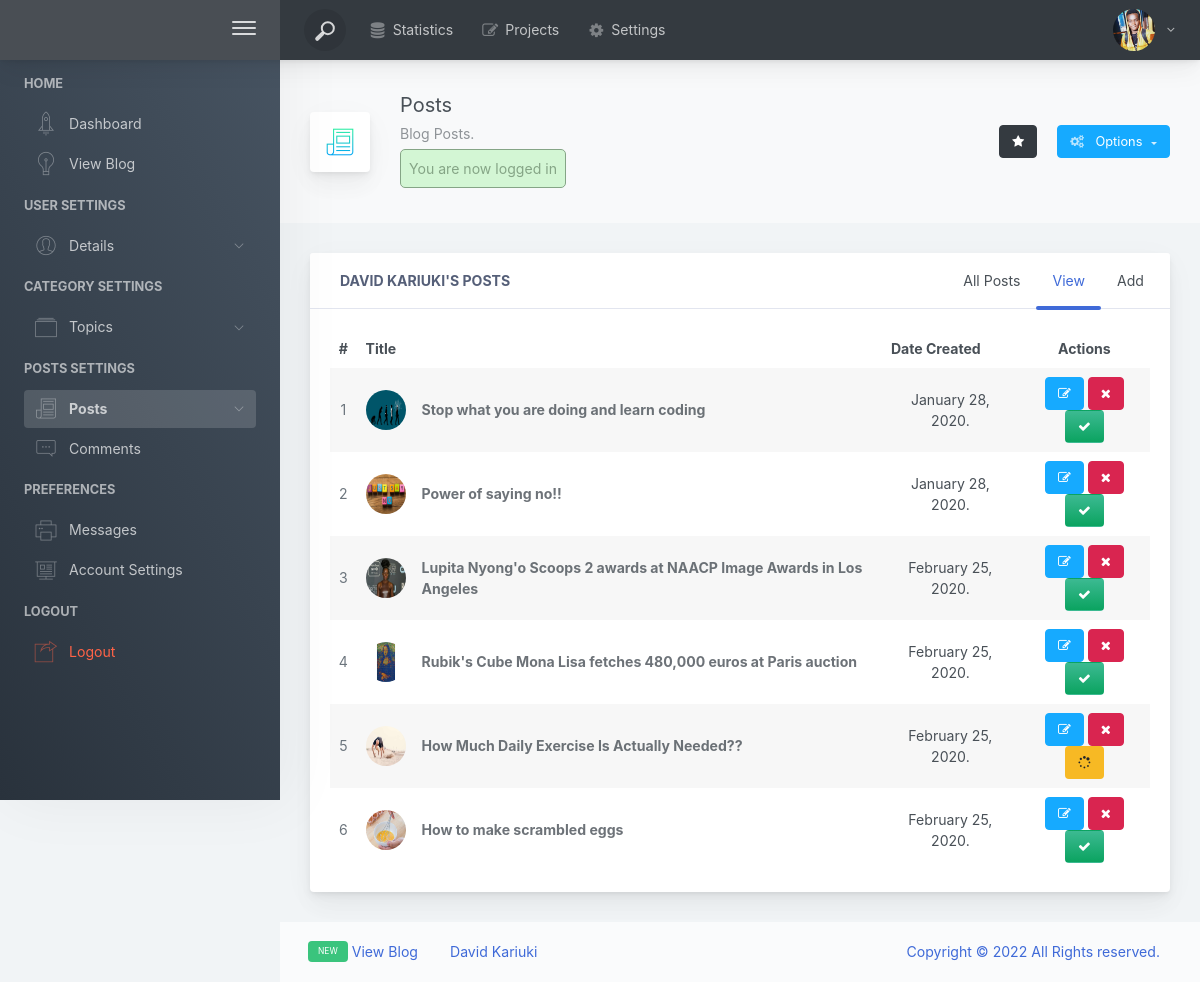
Screenshot of /dashboard/posts/index.php (signed in) with the database file from the repository.
### tables this page shows
CREATE TABLE `users` (
  `id` int(11) NOT NULL,
  `su_admin` tinyint(4) NOT NULL,
  `admin` tinyint(4) NOT NULL,
  `username` varchar(250) NOT NULL,
  `email` varchar(250) NOT NULL,
  `password` varchar(255) NOT NULL,
  `image` varchar(250) DEFAULT NULL,
  `description` varchar(250) DEFAULT NULL,
  `assigned_image` tinyint(4) NOT NULL,
  `date_created` timestamp NOT NULL DEFAULT current_timestamp()
);

CREATE TABLE `posts` (
  `id` int(11) NOT NULL,
  `user_id` int(11) NOT NULL,
  `username` varchar(250) NOT NULL,
  `topic_id` int(11) DEFAULT NULL,
  `title` varchar(255) NOT NULL,
  `image` varchar(255) NOT NULL,
  `body` text NOT NULL,
  `published` tinyint(4) NOT NULL,
  `created_at` timestamp NOT NULL DEFAULT current_timestamp()
);

### dashboard/posts/index.php (the view, shortened to what the rows shown need)
<?php
include (ROOT_PATH . "/app/controllers/posts.php");
$id = $_SESSION['id'];
$image_preview = selectOne('users',['id' => $id]);
$selfPosts = selectAll($table,['user_id' => $id]);
?>
<!doctype html>
<html lang="en">
<head>
    <link href="../../assets/css/pe-icon-7-stroke.css" rel="stylesheet" />
    <link href="../../assets/css/main.css" rel="stylesheet">
    <link href="../../assets/css/dashboard.css" rel="stylesheet">
    <link href="http://maxcdn.bootstrapcdn.com/font-awesome/4.2.0/css/font-awesome.min.css" rel="stylesheet">
</head>
<body>
<div class="app-container app-theme-white body-tabs-shadow fixed-sidebar fixed-header">
    <div class="app-header header-shadow bg-dark header-text-light">
            <div class="app-header__content">
            <div class="app-header-right">
                <div class="header-btn-lg pr-0">
                    <div class="widget-content p-0">
                        <div class="widget-content-wrapper">
                            <div class="widget-content-left">
                                <div class="btn-group">
                                    <a data-toggle="dropdown" aria-haspopup="true" aria-expanded="false" class="p-0 btn">
                                        <?php if ($_SESSION['assigned_image']): ?>
                                            <img width="42" height="42" class="rounded-circle" src="<?php echo BASE_URL . "/assets/img/" . $image_preview['image']; ?>" alt="<?php echo $_SESSION['username']; ?>">
                                        <?php else: ?>
                                            <img width="42" height="42" class="rounded-circle" src="../../assets/img/face-0.jpg" alt="<?php echo $_SESSION['username']; ?>">
                                        <?php endif; ?>
                                        <i class="fa fa-angle-down ml-2 opacity-8"></i>
                                    </a>
                                </div>
                            </div>
                        </div>
                    </div>
                </div>        </div>
        </div>
    </div>
    <div class="app-main">
        <div class="app-main__outer">
            <div class="app-main__inner">
                <div class="row">
                    <div class="col-md-12 col-lg-12">
                        <div class="mb-3 card">
                            <div class="card-body">
                                <div class="tab-content">
                                    <div class="table-responsive">
                                        <table class="align-middle mb-0 table table-borderless table-striped table-hover">
                                            <thead>
                                            <tr>
                                                <th class="text-center">#</th>
                                                <th>Title</th>
                                                <th> Date Created </th>
                                                <th class="text-center">Actions</th>
                                            </tr>
                                            </thead>
                                            <tbody>
                                            <?php foreach ($selfPosts as $key => $selfPost) :?>
                                                <tr>
                                                    <td class="text-center text-muted"><?php echo $key + 1; ?></td>
                                                    <td>
                                                        <div class="widget-content p-0">
                                                            <div class="widget-content-wrapper">
                                                                <div class="widget-content-left mr-3">
                                                                    <div class="widget-content-left">
                                                                        <img width="40" height="40"  class="rounded-circle" src="<?php echo BASE_URL . "/assets/img/" . $selfPost['image']; ?>" alt="">
                                                                    </div>
                                                                </div>
                                                                <div class="widget-content-left flex2">
                                                                    <div class="widget-heading">
                                                                        <?php echo $selfPost['title']; ?>
                                                                    </div>
                                                                </div>
                                                            </div>
                                                        </div>
                                                    </td>
                                                        <td class="text-center"><?php echo date('F j, Y.', strtotime($selfPost['created_at'])); ?></td>
                                                    <td class="text-center">
                                                        <a href="edit.php?id=<?php echo $selfPost['id'];?>"><button type="button" rel="tooltip" title="Edit Post Details" class="btn btn-info btn-simple btn-xs">
                                                                <i class="fa fa-edit"></i>
                                                            </button>
                                                        </a>
                                                            <a href="index.php?del_id=<?php echo $selfPost['id'];?>"><button type="button" rel="tooltip" title="Delete Post" class="btn btn-danger btn-simple btn-xs">
                                                                    <i class="fa fa-times"></i>
                                                                </button>
                                                            </a>
                                                        <?php if ($selfPost['published']): ?>
                                                        <a href="index.php?published=0&p_id=<?php echo $selfPost['id'];?>"><button type="button" rel="tooltip" title="Post Published,Click to Unpublish " class="btn bg-grow-early btn-simple btn-xs">
                                                                <i class="fa fa-check" style="color: white;"></i>
                                                            </button>
                                                        </a>
                                                        <?php else: ?>
                                                        <a href="index.php?published=1&p_id=<?php echo $selfPost['id'];?>"><button type="button" rel="tooltip" title="Post Unpublished,Click to Publish" class="btn badge-warning btn-simple btn-xs">
                                                                <i class="fa fa-spinner fa-spin"></i>
                                                            </button>
                                                        </a>
                                                        <?php endif; ?>
                                                    </td>
                                                </tr>
                                            <?php endforeach; ?>
                                            </tbody>
                                        </table>
                                    </div>
                                </div>
                            </div>
                        </div>
                    </div>
                </div>
            </div>
                </div>
    </div>
</div>
<script type="text/javascript" src="../../assets/js/main.js"></script></body>
</html>

### rows the page displays
users: image (picture)
posts: image (picture), title "Stop what you are doing and learn coding", created_at "January 28, 2020."
posts: image (picture), title "Power of saying no!!", created_at "January 28, 2020."
posts: image (picture), title "Lupita Nyong'o Scoops 2 awards at NAACP Image Awards in Los Angeles", created_at "February 25, 2020."
posts: image (picture), title "Rubik's Cube Mona Lisa fetches 480,000 euros at Paris auction", created_at "February 25, 2020."
posts: image (picture), title "How Much Daily Exercise Is Actually Needed??", created_at "February 25, 2020."
posts: image (picture), title "How to make scrambled eggs", created_at "February 25, 2020."

### other values shown
$_SESSION['message'] "You are now logged in"
$_SESSION['username'] "DAVID KARIUKI"
$_SESSION['username'] "David Kariuki"
